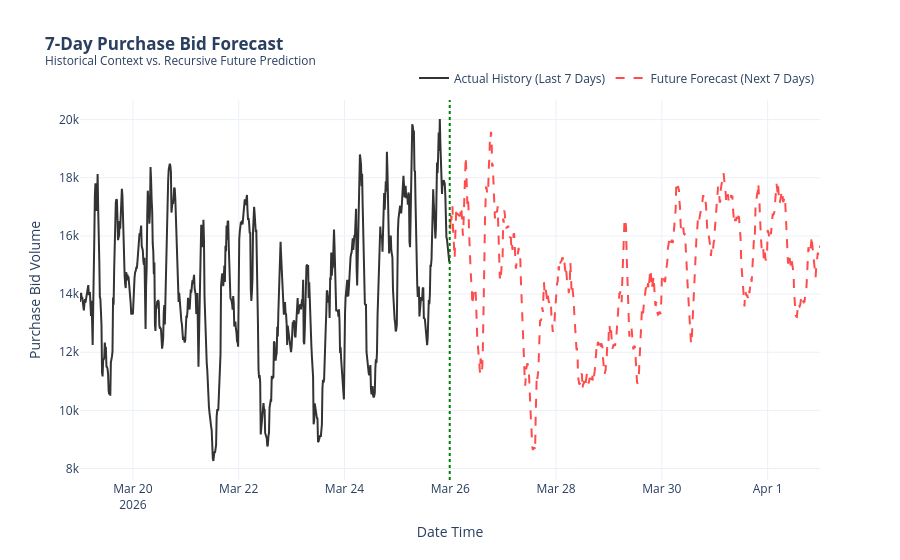

The code cell stored with this chart in its notebook:
### Code cell
import plotly.graph_objects as go

# 1. Prepare the Past Data (Last 7 days of training)
# 96 periods * 7 days = 672
past_7_days = data_exog['purchase_bid'].tail(96 * 7)

# 2. Prepare the Future Data
# Ensure 'predictions_future' is the output from your .predict() call
# and it has the DatetimeIndex we created in the previous step.

fig = go.Figure()

# Plot Actual Past Data
fig.add_trace(go.Scatter(
    x=past_7_days.index, 
    y=past_7_days, 
    name="Actual History (Last 7 Days)", 
    line=dict(color='#333333', width=2)
))

# Plot Future Forecast
fig.add_trace(go.Scatter(
    x=predictions_future.index, 
    y=predictions_future, 
    name="Future Forecast (Next 7 Days)", 
    line=dict(color='#FF4B4B', width=2, dash='dash')
))

# Add a vertical line to mark the "Present" moment
fig.add_vline(
    x=past_7_days.index[-1], 
    line_width=2, 
    line_dash="dot", 
    line_color="green"
)

# Formatting
fig.update_layout(
    title="<b>7-Day Purchase Bid Forecast</b><br><sup>Historical Context vs. Recursive Future Prediction</sup>",
    xaxis_title="Date Time",
    yaxis_title="Purchase Bid Volume",
    template="plotly_white",
    hovermode="x unified",
    legend=dict(orientation="h", yanchor="bottom", y=1.02, xanchor="right", x=1)
)

fig.show()

### Figure 1 — Plotly figure (JSON) as saved in the notebook; plotly's stock layout.template omitted (floating-point values rounded to 4 significant figures; data arrays with more than 128 entries replaced by an {"elided": "..."} marker saying what was removed)
{"data": [{"line": {"color": "#333333", "width": 2}, "name": "Actual History (Last 7 Days)", "type": "scatter", "x": {"elided": "672 str values"}, "y": {"elided": "672 float values"}}, {"line": {"color": "#FF4B4B", "dash": "dash", "width": 2}, "name": "Future Forecast (Next 7 Days)", "type": "scatter", "x": {"elided": "672 str values"}, "y": {"elided": "672 float values"}}], "layout": {"hovermode": "x unified", "legend": {"orientation": "h", "x": 1, "xanchor": "right", "y": 1.02, "yanchor": "bottom"}, "shapes": [{"line": {"color": "green", "dash": "dot", "width": 2}, "type": "line", "x0": "2026-03-25T23:45:00", "x1": "2026-03-25T23:45:00", "xref": "x", "y0": 0, "y1": 1, "yref": "y domain"}], "title": {"text": "<b>7-Day Purchase Bid Forecast</b><br><sup>Historical Context vs. Recursive Future Prediction</sup>"}, "xaxis": {"title": {"text": "Date Time"}}, "yaxis": {"title": {"text": "Purchase Bid Volume"}}}}
